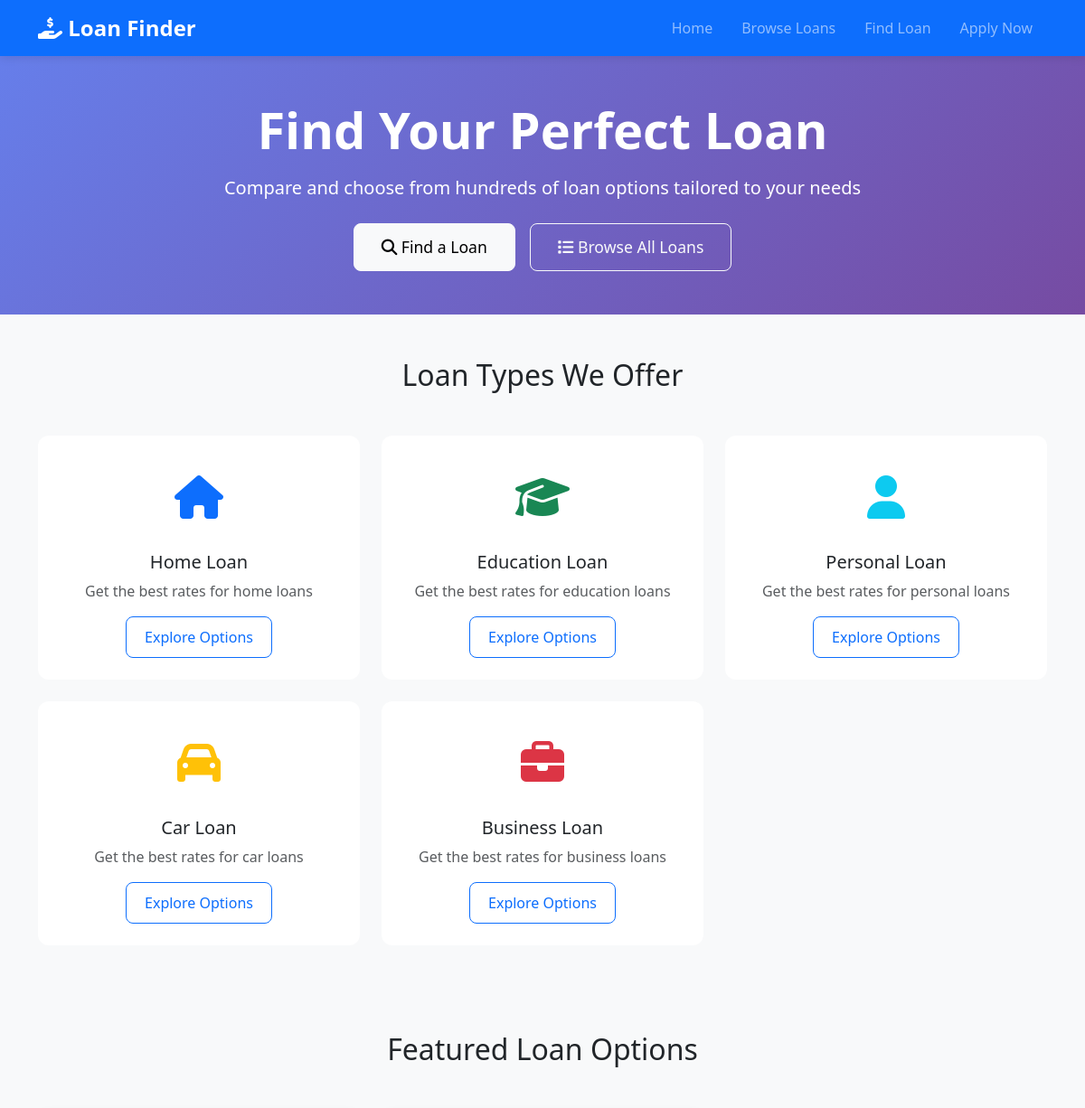
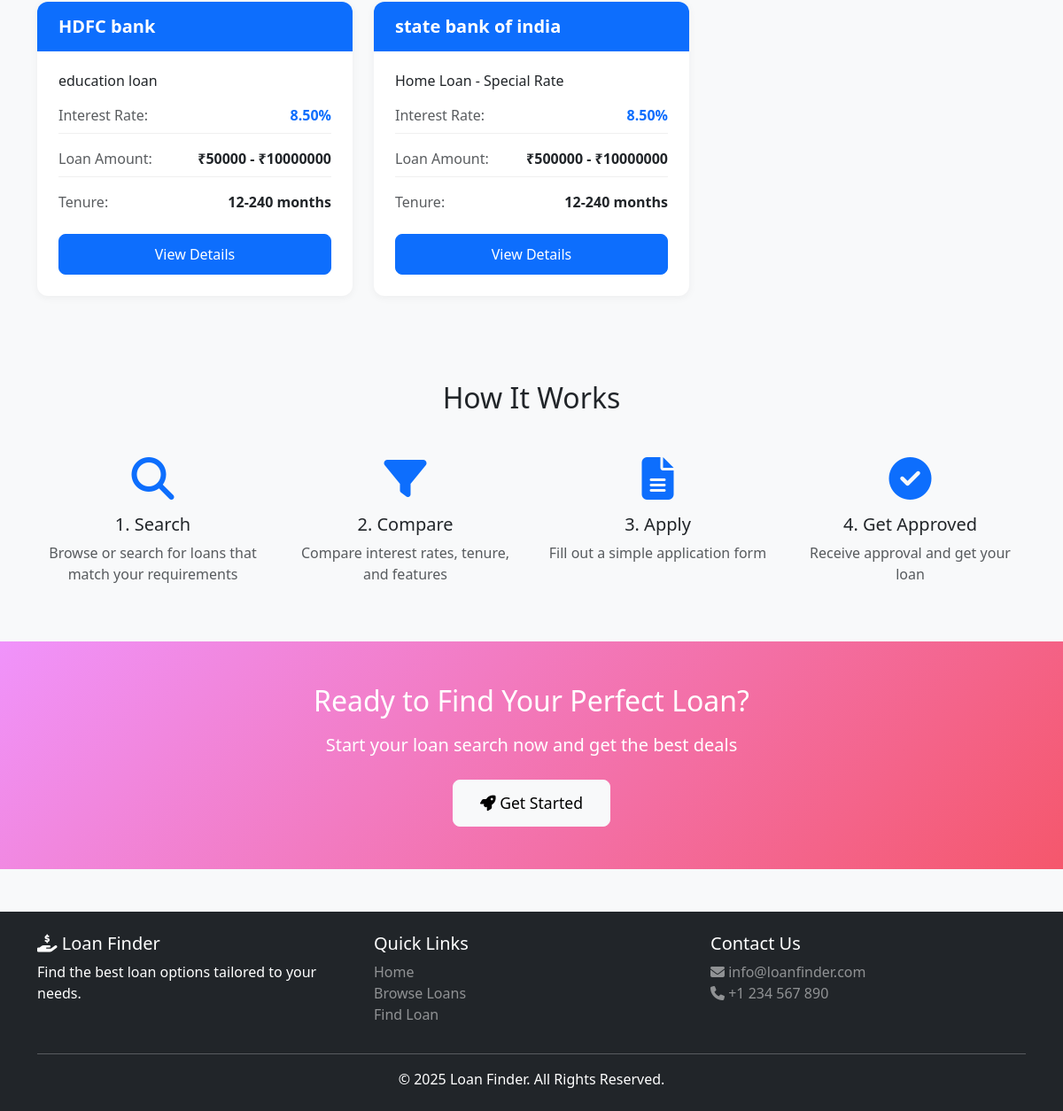
The page / on the database its author committed (2 pictures, top to bottom).
### loans/models.py (models this page shows, shortened)
class Loan(models.Model):
    LOAN_TYPES = [
        ('home', 'Home Loan'),
        ('education', 'Education Loan'),
        ('personal', 'Personal Loan'),
        ('car', 'Car Loan'),
        ('business', 'Business Loan'),
    ]
    bank = models.ForeignKey(Bank, on_delete=models.CASCADE, related_name='loans')
    loan_type = models.CharField(max_length=20, choices=LOAN_TYPES)
    loan_name = models.CharField(max_length=200)
    interest_rate = models.DecimalField(max_digits=5, decimal_places=2, validators=[MinValueValidator(0)])
    min_amount = models.DecimalField(max_digits=12, decimal_places=2, validators=[MinValueValidator(0)])
    max_amount = models.DecimalField(max_digits=12, decimal_places=2, validators=[MinValueValidator(0)])
    min_tenure_months = models.IntegerField(validators=[MinValueValidator(1)])
    max_tenure_months = models.IntegerField(validators=[MinValueValidator(1)])
    min_credit_score = models.IntegerField(validators=[MinValueValidator(300), MaxValueValidator(900)])
    processing_fee = models.DecimalField(max_digits=5, decimal_places=2, help_text="Percentage")
    description = models.TextField()
    features = models.TextField(help_text="Comma-separated features")
    created_at = models.DateTimeField(auto_now_add=True)
    updated_at = models.DateTimeField(auto_now=True)
    class Meta:
        ordering = ['interest_rate', 'bank__name']

class Bank(models.Model):
    name = models.CharField(max_length=200)
    logo = models.URLField(blank=True, null=True)
    description = models.TextField(blank=True)
    class Meta:
        ordering = ['name']

### loans/views.py (the view)
# urls.py: path('', views.home, name='home'),
def home(request):
    featured_loans = Loan.objects.all()[:6]
    loan_types = Loan.LOAN_TYPES
    context = {
        'featured_loans': featured_loans,
        'loan_types': loan_types,
    }
    return render(request, 'loans/home.html', context)

### loans/templates/loans/home.html (shortened to what this page needs)
{% extends 'loans/base.html' %}
{% load static %}
{% block content %}
<section class="hero-section text-white text-center py-5">
    <div class="container">
        <h1 class="display-4 fw-bold mb-3">Find Your Perfect Loan</h1>
        <p class="lead mb-4">Compare and choose from hundreds of loan options tailored to your needs</p>
        <div class="d-flex justify-content-center gap-3 flex-wrap">
            <a href="{% url 'loan_finder' %}" class="btn btn-light btn-lg">
                <i class="fas fa-search"></i> Find a Loan
            </a>
            <a href="{% url 'loan_list' %}" class="btn btn-outline-light btn-lg">
                <i class="fas fa-list"></i> Browse All Loans
            </a>
        </div>
    </div>
</section>
<section class="py-5">
    <div class="container">
        <h2 class="text-center mb-5">Loan Types We Offer</h2>
        <div class="row g-4">
            {% for code, name in loan_types %}
            <div class="col-md-4 col-sm-6">
                <div class="card loan-type-card h-100 text-center">
                    <div class="card-body">
                        <div class="loan-icon mb-3">
                            {% if code == 'home' %}
                                <i class="fas fa-home fa-3x text-primary"></i>
                            {% elif code == 'education' %}
                                <i class="fas fa-graduation-cap fa-3x text-success"></i>
                            {% elif code == 'personal' %}
                                <i class="fas fa-user fa-3x text-info"></i>
                            {% elif code == 'car' %}
                                <i class="fas fa-car fa-3x text-warning"></i>
                            {% elif code == 'business' %}
                                <i class="fas fa-briefcase fa-3x text-danger"></i>
                            {% endif %}
                        </div>
                        <h5 class="card-title">{{ name }}</h5>
                        <p class="card-text text-muted">Get the best rates for {{ name|lower }}s</p>
                        <a href="{% url 'loan_list' %}?loan_type={{ code }}" class="btn btn-outline-primary">
                            Explore Options
                        </a>
                    </div>
                </div>
            </div>
            {% endfor %}
        </div>
    </div>
</section>
<section class="py-5 bg-light">
    <div class="container">
        <h2 class="text-center mb-5">Featured Loan Options</h2>
        <div class="row g-4">
            {% for loan in featured_loans %}
            <div class="col-md-4">
                <div class="card loan-card h-100">
                    <div class="card-header bg-primary text-white">
                        <h5 class="mb-0">{{ loan.bank.name }}</h5>
                    </div>
                    <div class="card-body">
                        <h6 class="card-title">{{ loan.loan_name }}</h6>
                        <div class="loan-details mb-3">
                            <div class="d-flex justify-content-between mb-2">
                                <span class="text-muted">Interest Rate:</span>
                                <strong class="text-primary">{{ loan.interest_rate }}%</strong>
                            </div>
                            <div class="d-flex justify-content-between mb-2">
                                <span class="text-muted">Loan Amount:</span>
                                <strong>₹{{ loan.min_amount|floatformat:0 }} - ₹{{ loan.max_amount|floatformat:0 }}</strong>
                            </div>
                            <div class="d-flex justify-content-between">
                                <span class="text-muted">Tenure:</span>
                                <strong>{{ loan.min_tenure_months }}-{{ loan.max_tenure_months }} months</strong>
                            </div>
                        </div>
                        <a href="{% url 'loan_detail' loan.pk %}" class="btn btn-primary w-100">View Details</a>
                    </div>
                </div>
            </div>
            {% empty %}
            <div class="col-12 text-center">
                <p class="text-muted">No featured loans available at the moment.</p>
                <a href="{% url 'loan_list' %}" class="btn btn-primary">Browse All Loans</a>
            </div>
            {% endfor %}
        </div>
    </div>
</section>
<section class="py-5">
    <div class="container">
        <h2 class="text-center mb-5">How It Works</h2>
        <div class="row g-4">
            <div class="col-md-3 col-sm-6 text-center">
                <div class="step-icon mb-3">
                    <i class="fas fa-search fa-3x text-primary"></i>
                </div>
                <h5>1. Search</h5>
                <p class="text-muted">Browse or search for loans that match your requirements</p>
            </div>
            <div class="col-md-3 col-sm-6 text-center">
                <div class="step-icon mb-3">
                    <i class="fas fa-filter fa-3x text-primary"></i>
                </div>
                <h5>2. Compare</h5>
                <p class="text-muted">Compare interest rates, tenure, and features</p>
            </div>
            <div class="col-md-3 col-sm-6 text-center">
                <div class="step-icon mb-3">
                    <i class="fas fa-file-alt fa-3x text-primary"></i>
                </div>
                <h5>3. Apply</h5>
                <p class="text-muted">Fill out a simple application form</p>
            </div>
            <div class="col-md-3 col-sm-6 text-center">
                <div class="step-icon mb-3">
                    <i class="fas fa-check-circle fa-3x text-primary"></i>
                </div>
                <h5>4. Get Approved</h5>
                <p class="text-muted">Receive approval and get your loan</p>
            </div>
        </div>
    </div>
</section>
<section class="cta-section text-white text-center py-5">
    <div class="container">
        <h2 class="mb-3">Ready to Find Your Perfect Loan?</h2>
        <p class="lead mb-4">Start your loan search now and get the best deals</p>
        <a href="{% url 'loan_finder' %}" class="btn btn-light btn-lg">
            <i class="fas fa-rocket"></i> Get Started
        </a>
    </div>
</section>
{% endblock %}

### loans/static/css/style.css (style rules this page uses)
:root { --primary-color: #0d6efd; --secondary-color: #6c757d; --success-color: #198754; --info-color: #0dcaf0; --warning-color: #ffc107; --danger-color: #dc3545; }
body { font-family: 'Segoe UI', Tahoma, Geneva, Verdana, sans-serif; background-color: #f8f9fa; }
.hero-section { background: linear-gradient(135deg, #667eea 0%, #764ba2 100%); padding: 80px 0; }
.cta-section { background: linear-gradient(135deg, #f093fb 0%, #f5576c 100%); padding: 60px 0; }
.loan-type-card { transition: all 0.3s ease; border: 2px solid transparent; }
.loan-icon { padding: 20px; }
.loan-card { transition: all 0.3s ease; border: none; box-shadow: 0 2px 10px rgba(0,0,0,0.05); }
.loan-card .card-header { font-weight: 600; }
.loan-details .d-flex { padding: 8px 0; border-bottom: 1px solid #f0f0f0; }
.loan-details .d-flex:last-child { border-bottom: none; }
.card-header h5 { font-weight: 600; }
.step-icon { transition: all 0.3s ease; }
.btn { padding: 10px 20px; font-weight: 500; border-radius: 8px; transition: all 0.3s ease; }
.btn-lg { padding: 12px 30px; font-size: 1.1rem; }
.loan-card, .loan-type-card { animation: fadeIn 0.5s ease-out; }
.card { border: none; border-radius: 12px; overflow: hidden; }
.card-header { border-bottom: none; padding: 1rem 1.5rem; }
.card-body { padding: 1.5rem; }
.fade-in-up { animation: fadeInUp 0.6s ease-out; }

### rows shown on the page
Loan: loan_name "Education Loan", loan_name "education loan", bank.name "HDFC bank", interest_rate "8.50", min_amount "50000", max_amount "10000000", min_tenure_months "12", max_tenure_months "240"
Loan: bank.name "state bank of india", loan_name "Home Loan - Special Rate", interest_rate "8.50", min_amount "500000", max_amount "10000000", min_tenure_months "12", max_tenure_months "240"

### other values the page prints
{{ name }} "Home Loan" "Personal Loan" "Car Loan" "Business Loan"
{{ name|lower }} "home loan" "personal loan" "car loan" "business loan"
